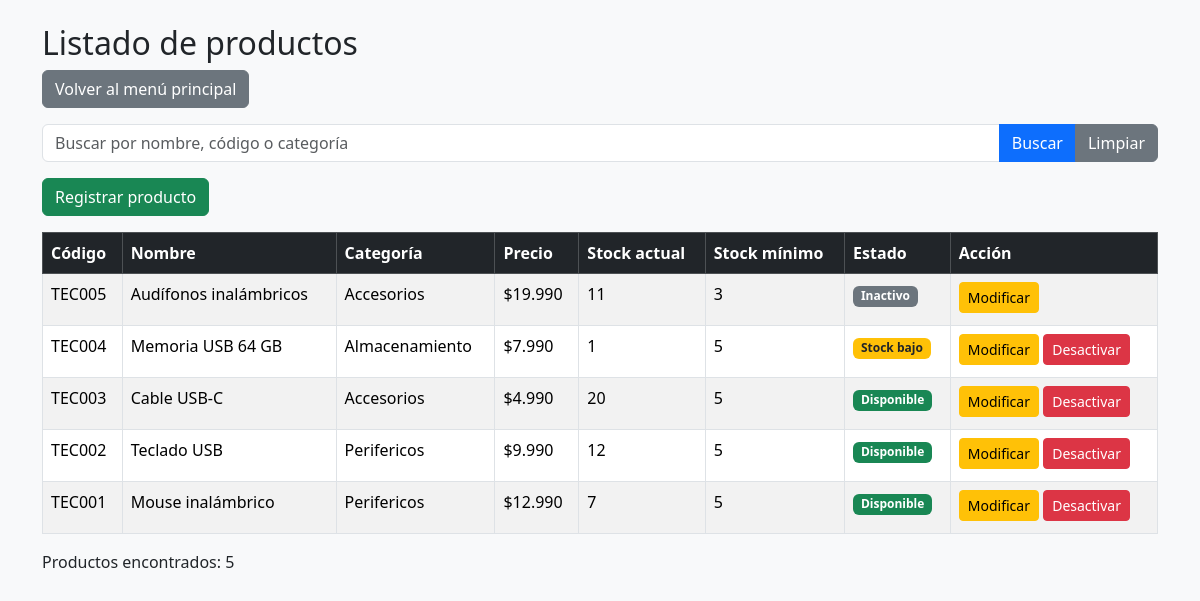
/listar_productos.php (signed in), run on the app's committed database.
### tables this page shows
CREATE TABLE producto (
    id_producto INT(11) NOT NULL AUTO_INCREMENT,
    codigo VARCHAR(50) NOT NULL,
    nombre VARCHAR(100) NOT NULL,
    descripcion VARCHAR(255) DEFAULT NULL,
    precio DECIMAL(10,2) NOT NULL,
    stock_actual INT(11) NOT NULL,
    stock_minimo INT(11) NOT NULL,
    estado TINYINT(1) NOT NULL DEFAULT 1,
    id_categoria INT(11) NOT NULL,
    PRIMARY KEY (id_producto),
    UNIQUE KEY codigo (codigo),
    KEY id_categoria (id_categoria),
    CONSTRAINT producto_ibfk_1
        FOREIGN KEY (id_categoria)
        REFERENCES categoria (id_categoria)
);

CREATE TABLE categoria (
    id_categoria INT(11) NOT NULL AUTO_INCREMENT,
    nombre VARCHAR(100) NOT NULL,
    descripcion VARCHAR(255) DEFAULT NULL,
    estado TINYINT(1) NOT NULL DEFAULT 1,
    PRIMARY KEY (id_categoria)
);

### listar_productos.php (the view, shortened to what this page needs)
<?php
require_once "conexion/conexion.php";
$buscar = trim($_GET["buscar"] ?? "");
$filtro = "%" . $buscar . "%";
$sql = "SELECT p.*, c.nombre AS categoria
        FROM producto p
        INNER JOIN categoria c
        ON p.id_categoria = c.id_categoria
        WHERE p.nombre LIKE :nombre
        OR p.codigo LIKE :codigo
        OR c.nombre LIKE :categoria
        ORDER BY p.id_producto DESC";
$consulta = $conexion->prepare($sql);
$consulta->execute([
    "nombre" => $filtro,
    "codigo" => $filtro,
    "categoria" => $filtro
]);
$productos = $consulta->fetchAll(PDO::FETCH_ASSOC);
?>
<!DOCTYPE html>
<html lang="es">
<head>
    <link href="https://cdn.jsdelivr.net/npm/bootstrap@5.3.3/dist/css/bootstrap.min.css" rel="stylesheet">
</head>
<body class="bg-light">
<div class="container mt-4">
    <h2>Listado de productos</h2>
    <a href="inicio.php" class="btn btn-secondary mb-3">
        Volver al menú principal
    </a>
    <form method="GET" class="mb-3">
        <div class="input-group">
            <input
                type="text"
                name="buscar"
                class="form-control"
                placeholder="Buscar por nombre, código o categoría"
                value="<?php echo htmlspecialchars($buscar); ?>"
            >
            <button type="submit" class="btn btn-primary">
                Buscar
            </button>
            <a href="listar_productos.php" class="btn btn-secondary">
                Limpiar
            </a>
        </div>
    </form>
    <a href="productos.php" class="btn btn-success mb-3">
        Registrar producto
    </a>
    <div class="table-responsive">
        <table class="table table-bordered table-striped bg-white">
            <thead class="table-dark">
                <tr>
                    <th>Código</th>
                    <th>Nombre</th>
                    <th>Categoría</th>
                    <th>Precio</th>
                    <th>Stock actual</th>
                    <th>Stock mínimo</th>
                    <th>Estado</th>
                    <th>Acción</th>
                </tr>
            </thead>
            <tbody>
                <?php if (count($productos) > 0): ?>
                    <?php foreach ($productos as $producto): ?>
                        <tr>
                            <td>
                                <?php echo htmlspecialchars($producto["codigo"]); ?>
                            </td>
                            <td>
                                <?php echo htmlspecialchars($producto["nombre"]); ?>
                            </td>
                            <td>
                                <?php echo htmlspecialchars($producto["categoria"]); ?>
                            </td>
                            <td>
                                $<?php echo number_format($producto["precio"], 0, ",", "."); ?>
                            </td>
                            <td>
                                <?php echo $producto["stock_actual"]; ?>
                            </td>
                            <td>
                                <?php echo $producto["stock_minimo"]; ?>
                            </td>
                            <td>
                                <?php if ($producto["estado"] == 1): ?>
                                    <?php if ($producto["stock_actual"] < $producto["stock_minimo"]): ?>
                                        <span class="badge bg-warning text-dark">
                                            Stock bajo
                                        </span>
                                    <?php else: ?>
                                        <span class="badge bg-success">
                                            Disponible
                                        </span>
                                    <?php endif; ?>
                                <?php else: ?>
                                    <span class="badge bg-secondary">
                                        Inactivo
                                    </span>
                                <?php endif; ?>
                            </td>
                            <td>
                                <a
                                    href="editar_producto.php?id=<?php echo (int) $producto['id_producto']; ?>"
                                    class="btn btn-warning btn-sm mb-1"
                                >
                                    Modificar
                                </a>
                                <?php if ($producto["estado"] == 1): ?>
                                    <form method="POST" style="display:inline;">
                                        <button
                                            type="submit"
                                            name="desactivar"
                                            value="<?php echo (int) $producto['id_producto']; ?>"
                                            class="btn btn-danger btn-sm mb-1"
                                            onclick="return confirm('¿Deseas desactivar este producto?');"
                                        >
                                            Desactivar
                                        </button>
                                    </form>
                                <?php endif; ?>
                            </td>
                        </tr>
                    <?php endforeach; ?>
                <?php endif; ?>
            </tbody>
        </table>
    </div>
    <p>
        Productos encontrados: <?php echo count($productos); ?>
    </p>
</div>
</body>
</html>

### data on the page
producto: codigo "TEC005", nombre "Audífonos inalámbricos", id_categoria.nombre "Accesorios", precio "19.990", stock_actual "11", stock_minimo "3", estado "Inactivo"
producto: codigo "TEC004", nombre "Memoria USB 64 GB", id_categoria.nombre "Almacenamiento", precio "7.990", stock_actual "1", stock_minimo "5", estado "Stock bajo", $producto['id_producto'] 4 (drawn)
producto: codigo "TEC003", nombre "Cable USB-C", id_categoria.nombre "Accesorios", precio "4.990", stock_actual "20", stock_minimo "5", estado "Disponible", $producto['id_producto'] 3 (drawn)
producto: codigo "TEC002", nombre "Teclado USB", id_categoria.nombre "Perifericos", precio "9.990", stock_actual "12", stock_minimo "5", estado "Disponible", $producto['id_producto'] 2 (drawn)
producto: codigo "TEC001", nombre "Mouse inalámbrico", id_categoria.nombre "Perifericos", precio "12.990", stock_actual "7", stock_minimo "5", estado "Disponible", $producto['id_producto'] 1 (drawn)

### other printed values
count($productos) "5"
